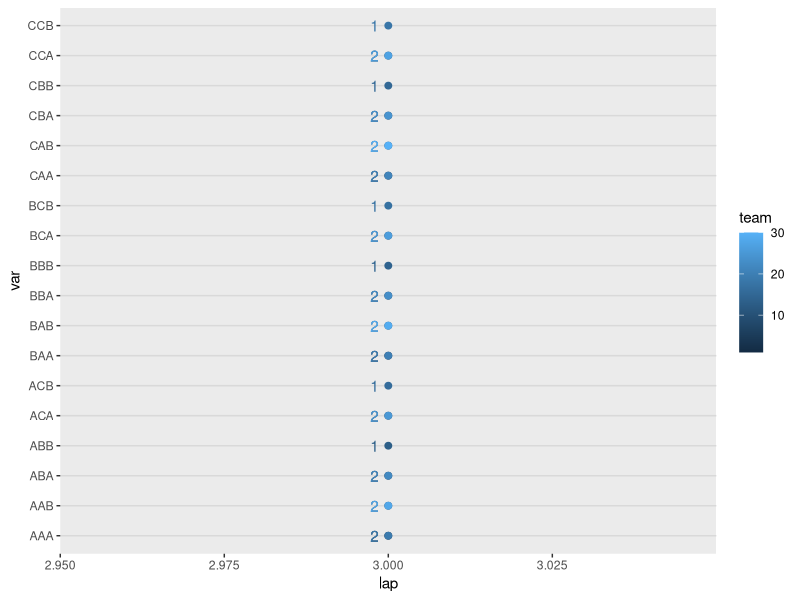

The R source for this figure:
library(tidyverse)
library(ggplot2)
library(cowplot)

forkings = c("ABC", "ABC", "AB") # 3*3*2
#forkings = c("ABC", "ABC", "ABC") # 3*3*3
#forkings = c("ABC", "ABC") # 3*3
#forkings = c("AB", "AB") # 2*2

perms <- function(v) {
    expand.grid(f1 = unlist(strsplit(v[1], "")),
                f2 = unlist(strsplit(v[2], "")),
                f3 = unlist(strsplit(v[3], ""))) %>%
        as.data.frame(.) %>%
        mutate(var = paste0(f1, f2, f3)) %>%
        mutate(var = gsub("NA", "", var)) %>%
        pull(var)
}

teams = 1:30
laps = 3
forks = 1:3
table = data.frame(team = NA, lap = NA, fork = NA, vars = NA)

f = 2
t = 4

for (l in laps) {
    for (f in forks) {
        for (t in teams) {
                
                # possible variants up to this fork
                pv = substr(perms(forkings), 1, f) %>%
                        unique()
                
                # existing variants up to this fork
                ev = table %>%
                        filter(lap == l) %>%
                        filter(fork == f) %>%
                        pull(vars)
                
                # variant at previous fork
                vpf = table %>%
                        filter(team == t) %>%
                        filter(lap == l) %>%
                        filter(fork == f-1) %>%
                        pull(vars)
                
                # allowed next variants
                if (f > 1) {
                        anv_log = mapply(function(x) { if (substr(x, 1, f-1) == vpf) return(TRUE) else return(FALSE) }, c(pv, ev))
                        anv = c(pv, ev)[anv_log == TRUE]
                } else {
                        anv = c(pv, ev)
                }
                nv = names(sort(table(anv)))[1]
                
            row = data.frame(team = t, lap = l, fork = f, vars = nv)
            table = rbind(table, row) %>%
                filter(!(is.na(vars)))
        }
    }
}


# SORT BY A SPECIIFC KEY (HERE THE LEAST USED VARIANT)
# x <- c("white","white","blue","green","red","blue","red")
# y <- c("red","white","blue","green")
# x[order(match(x, y))]
# # [1] "red"   "red"   "white" "white" "blue"  "blue"  "green"



final_table = table %>%
    spread(key = fork, value = vars) %>%
    mutate(var = paste0(`3`)) %>%
    select(team, lap, var) %>%
    group_by(lap) %>%
    add_count(var)
    
### plot
p = final_table %>%
    ggplot(aes(x = lap, y = var, group = team, color = team)) + 
    geom_line() +
    geom_point(size = 2) +
    geom_text(aes(label = n, hjust = 2)) +
    background_grid(major = "y", minor = "y")
p
